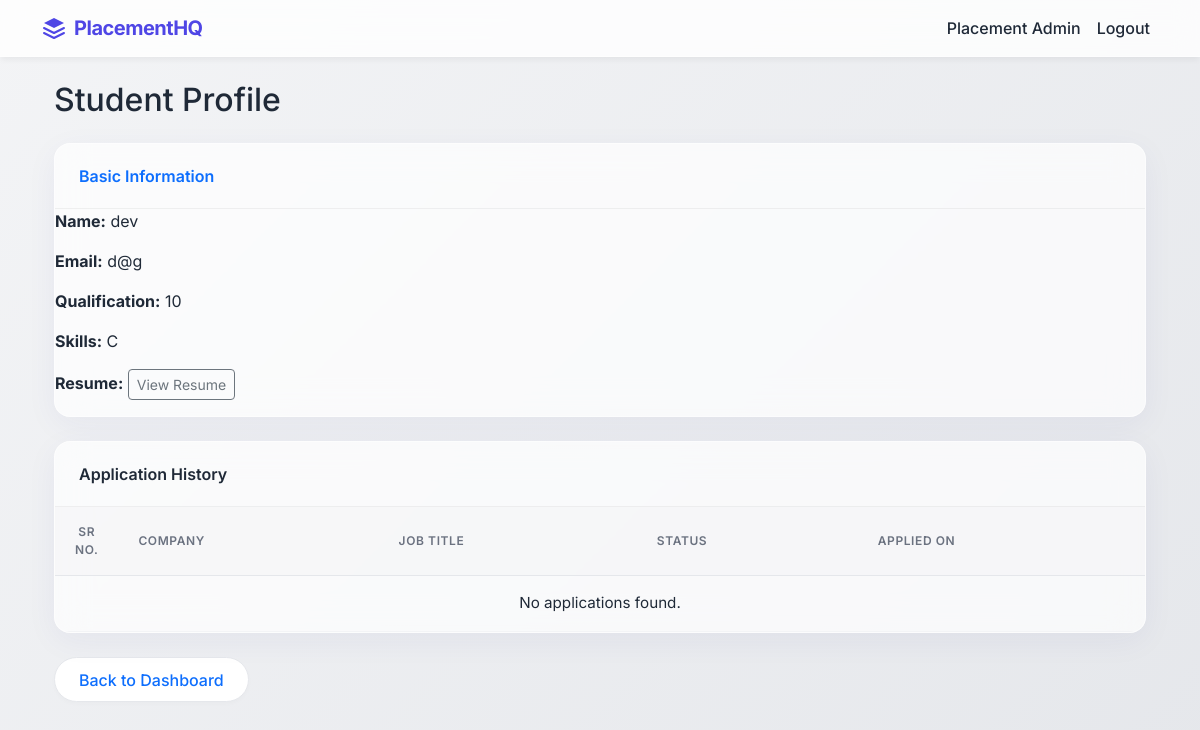
The page /admin/student/14 (signed in) on the database its author committed.
### backend/models.py (models this page shows, shortened)
class User(db.Model, UserMixin):
    __tablename__ = "user"
    id = db.Column(db.Integer, primary_key=True)
    full_name = db.Column(db.String(100), nullable=False)
    email = db.Column(db.String(120), unique=True, nullable=False)
    password = db.Column(db.String(200), nullable=False)
    role = db.Column(db.String(20), nullable=False)
    is_active = db.Column(db.Boolean, default=True)
    created_at = db.Column(db.DateTime, default=datetime.utcnow)
    company_profile = db.relationship(
        "CompanyProfile", backref="user", uselist=False, cascade="all, delete"
    )
    student_profile = db.relationship(
        "StudentProfile", backref="user", uselist=False, cascade="all, delete"
    )
    applications = db.relationship(
        "Application", backref="student", cascade="all, delete", lazy=True
    )

class StudentProfile(db.Model):
    __tablename__ = "student_profile"
    id = db.Column(db.Integer, primary_key=True)
    qualification = db.Column(db.String(100), nullable=False)
    skills = db.Column(db.String(250))
    resume_path = db.Column(db.String(250))
    is_blacklisted = db.Column(db.Boolean, default=False)
    user_id = db.Column(
        db.Integer, db.ForeignKey("user.id", ondelete="CASCADE"), nullable=False
    )

### backend/controllers.py (the view)
@bp.route("/admin/student/<int:id>")
@login_required
@role_required("ADMIN")
def admin_view_student(id):
    student = User.query.get_or_404(id)
    profile = StudentProfile.query.filter_by(user_id=id).first()
    applications = Application.query.filter_by(student_id=id).all()
    return render_template(
        "admin_view_student.html",
        student=student,
        profile=profile,
        applications=applications
    )

### backend/__init__.py (called while the page is built)
def create_app():
    app = Flask(__name__, template_folder="../templates", static_folder="../static")
    app.config["SQLALCHEMY_DATABASE_URI"] = os.getenv(
        "DATABASE_URL",
        "sqlite:///PLACEMENT_PORTAL.sqlite3"
    )
    app.config["SQLALCHEMY_TRACK_MODIFICATIONS"] = False
    app.config["SECRET_KEY"] = os.getenv("SECRET_KEY", "placement_secret_key")
    app.debug = True
    db.init_app(app)
    login_manager = LoginManager()
    login_manager.login_view = "main.login"
    login_manager.init_app(app)
    @login_manager.user_loader
    def load_user(user_id):
        return User.query.get(int(user_id))
    from .controllers import bp
    app.register_blueprint(bp)
    from .api import api_bp
    app.register_blueprint(api_bp)
    return app

### backend/controllers.py (called while the page is built)
def role_required(role):
    def decorator(f):
        @wraps(f)
        def decorated_function(*args, **kwargs):
            if not current_user.is_authenticated:
                return redirect(url_for('main.login'))
            if current_user.role != role:
                flash("You do not have permission to view this page.", "danger")
                return redirect(url_for('main.login'))
            return f(*args, **kwargs)
        return decorated_function
    return decorator

### templates/admin_view_student.html (shortened to what this page needs)
{% extends "base.html" %}
{% block content %}
<div class="container mt-4">
    <h2 class="mb-4">Student Profile</h2>
    <div class="glass-card mb-4 animate-fade-in">
        <div class="glass-header text-primary">
            Basic Information
        </div>
        <div class="card-body">
            <p><strong>Name:</strong> {{ student.full_name }}</p>
            <p><strong>Email:</strong> {{ student.email }}</p>
            <p><strong>Qualification:</strong> {{ profile.qualification }}</p>
            <p><strong>Skills:</strong> {{ profile.skills }}</p>
            {% if profile.resume_path %}
                <p>
                    <strong>Resume:</strong>
                    <a href="{{ url_for('static', filename=profile.resume_path) }}"
                       target="_blank"
                       class="btn btn-sm btn-outline-secondary">
                        View Resume
                    </a>
                </p>
            {% else %}
                <p><strong>Resume:</strong> Not Uploaded</p>
            {% endif %}
        </div>
    </div>
    <div class="glass-card animate-fade-in">
        <div class="glass-header">
            Application History
        </div>
        <div class="card-body">
            <div class="table-responsive">
            <table class="table-modern">
                <thead >
                <tr>
                    <th class="text-center" style="width: 60px;">Sr No.</th>
                    <th>Company</th>
                    <th>Job Title</th>
                    <th>Status</th>
                    <th>Applied On</th>
                </tr>
                </thead>
                <tbody>
                {% for app in applications %}
                <tr>
                    <td class="text-center">{{ loop.index }}</td>
                    <td>{{ app.placement_drive.company.company_name }}</td>
                    <td>{{ app.placement_drive.job_title }}</td>
                    <td>
                        {% if app.status == "SELECTED" %}
                            <span class="badge badge-soft-success">{{ app.status }}</span>
                        {% elif app.status == "REJECTED" %}
                            <span class="badge badge-soft-danger">{{ app.status }}</span>
                        {% elif app.status == "SHORTLISTED" %}
                            <span class="badge badge-soft-primary">{{ app.status }}</span>
                        {% else %}
                            <span class="badge badge-soft-secondary">{{ app.status }}</span>
                        {% endif %}
                    </td>
                    <td>{{ app.application_date.strftime('%d %b %Y') }}</td>
                </tr>
                {% else %}
                <tr>
                    <td colspan="5" class="text-center">
                        No applications found.
                    </td>
                </tr>
                {% endfor %}
                </tbody>
            </table>
            </div>
        </div>
    </div>
    <a href="{{ url_for('main.admin_dashboard') }}"
       class="btn btn-secondary-premium text-primary mt-4">
        Back to Dashboard
    </a>
</div>
{% endblock %}

### templates/base.html (shortened to what this page needs)
<!DOCTYPE html>
<html lang="en">
<head>
    <link
      href="https://cdn.jsdelivr.net/npm/bootstrap@5.3.2/dist/css/bootstrap.min.css"
      rel="stylesheet"
    >
    <link rel="stylesheet" href="{{ url_for('static', filename='css/styles.css') }}">
</head>
<body class="{% block body_class %}{% endblock %}">
<nav class="navbar navbar-expand-lg navbar-glass">
    <div class="container">
        <a class="navbar-brand d-flex align-items-center" href="/">
            <svg class="me-2" width="24" height="24" viewBox="0 0 24 24" fill="none" xmlns="http://www.w3.org/2000/svg">
                <path d="M12 2L2 7L12 12L22 7L12 2Z" fill="#4F46E5"/>
                <path d="M2 17L12 22L22 17M2 12L12 17L22 12" stroke="#4F46E5" stroke-width="2" stroke-linecap="round" stroke-linejoin="round"/>
            </svg>
            PlacementHQ
        </a>
        <div class="collapse navbar-collapse">
            <ul class="navbar-nav ms-auto">
                {% if current_user.is_authenticated %}
                    <li class="nav-item">
                        <span class="nav-link">
                            {{ current_user.full_name }}
                        </span>
                    </li>
                    <li class="nav-item">
                        <a class="nav-link" href="{{ url_for('main.logout') }}">Logout</a>
                    </li>
                {% else %}
                    <li class="nav-item">
                        <a class="nav-link" href="{{ url_for('main.login') }}">Login</a>
                    </li>
                {% endif %}
            </ul>
        </div>
    </div>
</nav>
<div class="container mt-4">
    {% block content %}{% endblock %}
</div>
</body>
</html>

### static/css/styles.css (style rules this page uses)
:root { --primary: #4F46E5; --primary-hover: #4338CA; --secondary: #10B981; --secondary-hover: #059669; --accent: #8B5CF6; --dark-text: #1F2937; --muted-text: #6B7280; --background-start: #F3F4F6; --background-end: #E5E7EB; --glass-bg: rgba(255, 255, 255, 0.7); --glass-border: rgba(255, 255, 255, 0.5); --glass-shadow: 0 8px 32px 0 rgba(31, 38, 135, 0.05); --font-main: 'Inter', system-ui, -apple-system, sans-serif; --border-radius-sm: 8px; --border-radius-md: 12px; --border-radius-lg: 16px; --border-radius-pill: 50px; }
body { font-family: var(--font-main); color: var(--dark-text); background: linear-gradient(135deg, var(--background-start) 0%, var(--background-end) 100%); background-attachment: fixed; min-height: 100vh; margin: 0; padding: 0; overflow-x: hidden; }
.animate-fade-in { animation: fadeInUp 0.6s cubic-bezier(0.16, 1, 0.3, 1) forwards; }
.navbar-glass { background: rgba(255, 255, 255, 0.8) !important; backdrop-filter: blur(12px); -webkit-backdrop-filter: blur(12px); border-bottom: 1px solid var(--glass-border); box-shadow: 0 4px 6px -1px rgba(0, 0, 0, 0.05); position: sticky; top: 0; z-index: 1000; transition: all 0.3s ease; }
.navbar-glass .navbar-brand { font-weight: 700; color: var(--primary) !important; letter-spacing: -0.5px; }
.navbar-glass .nav-link { color: var(--dark-text) !important; font-weight: 500; transition: color 0.2s ease; }
.glass-card { background: var(--glass-bg); backdrop-filter: blur(16px); -webkit-backdrop-filter: blur(16px); border: 1px solid var(--glass-border); border-radius: var(--border-radius-lg); box-shadow: var(--glass-shadow); transition: transform 0.3s ease, box-shadow 0.3s ease; overflow: hidden; }
.glass-header { background: transparent !important; border-bottom: 1px solid rgba(0,0,0,0.05); padding: 1.25rem 1.5rem; font-weight: 600; color: var(--dark-text); }
.btn-secondary-premium { background: white; color: var(--dark-text); border: 1px solid #E5E7EB; border-radius: var(--border-radius-pill); padding: 0.6rem 1.5rem; font-weight: 500; transition: all 0.3s ease; box-shadow: 0 2px 4px rgba(0,0,0,0.02); }
.table-modern { width: 100%; border-collapse: separate; border-spacing: 0; background: transparent; }
.table-modern th { background: rgba(243, 244, 246, 0.5); color: var(--muted-text); font-weight: 600; font-size: 0.75rem; text-transform: uppercase; letter-spacing: 0.05em; padding: 1rem 1.25rem; border-bottom: 1px solid #E5E7EB; }
.table-modern td { padding: 1rem 1.25rem; vertical-align: middle; border-bottom: 1px solid #F3F4F6; color: var(--dark-text); font-size: 0.95rem; }
.table-modern tbody tr { transition: background-color 0.2s ease; }

### rows shown on the page
User: full_name "Placement Admin"
User: full_name "dev", email "d@g"
StudentProfile: qualification "10", skills "C"
